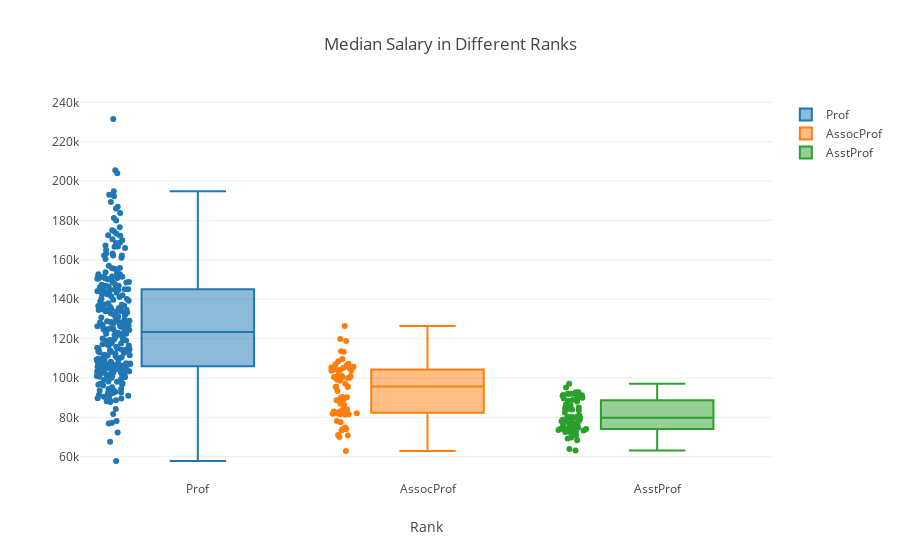

The notebook cell saved with this chart:
### Code cell
trace1 = go.Box(
    y = academic_salary.loc[academic_salary['rank'] == 'Prof'].salary,
    name = 'Prof',
    boxpoints = 'all'
    
)

trace2 = go.Box(
    y = academic_salary.loc[academic_salary['rank'] == 'AssocProf'].salary,
    name = 'AssocProf',
    boxpoints = 'all'
    
)

trace3 = go.Box(
    y = academic_salary.loc[academic_salary['rank'] == 'AsstProf'].salary,
    name = 'AsstProf',
    boxpoints = 'all'
    
)

layout = go.Layout(
    title = 'Median Salary in Different Ranks',
    showlegend = True,
    xaxis=dict(
        title="Rank"),
)

data = [trace1, trace2, trace3]
fig = dict(data=data, layout=layout)
py.offline.iplot(fig)

### Figure 1 — Plotly figure (JSON) as saved in the notebook; plotly's stock layout.template omitted (floating-point values rounded to 4 significant figures; data arrays with more than 128 entries replaced by an {"elided": "..."} marker saying what was removed)
{"data": [{"boxpoints": "all", "name": "Prof", "type": "box", "y": {"elided": "266 int values"}}, {"boxpoints": "all", "name": "AssocProf", "type": "box", "y": [97000, 119800, 74830, 100938, 93418, 103760, 83900, 90215, 100135, 90304, 103613, 100522, 107008, 105128, 105631, 95611, 83850, 82099, 82600, 81500, 82100, 62884, 83001, 77500, 73877, 100102, 81500, 103994, 113341, 95408, 98510, 101210, 105000, 95436, 100944, 100000, 103750, 106300, 86250, 90000, 113600, 118700, 105350, 109650, 107150, 70000, 73300, 83000, 74000, 88600, 88650, 81800, 104800, 70700, 71065, 95642, 126431, 99247, 104542, 81285, 108413, 78182, 104121, 86895]}, {"boxpoints": "all", "name": "AsstProf", "type": "box", "y": [79750, 79800, 77700, 78000, 82379, 77000, 79916, 80225, 80225, 77000, 86373, 70768, 74692, 75044, 75243, 68404, 73266, 86100, 84240, 88825, 88400, 97032, 84000, 72500, 72500, 73500, 72500, 73000, 72500, 89942, 92000, 95079, 92000, 92000, 88000, 89516, 89942, 88795, 91227, 92000, 92700, 92000, 92700, 91300, 91000, 63900, 69700, 63100, 69200, 77500, 73800, 73000, 74000, 78500, 85000, 74000, 74500, 74000, 84716, 84500, 80139, 83600, 78785, 74856, 77081, 75996, 81035]}], "layout": {"showlegend": true, "title": "Median Salary in Different Ranks", "xaxis": {"title": "Rank"}}}
